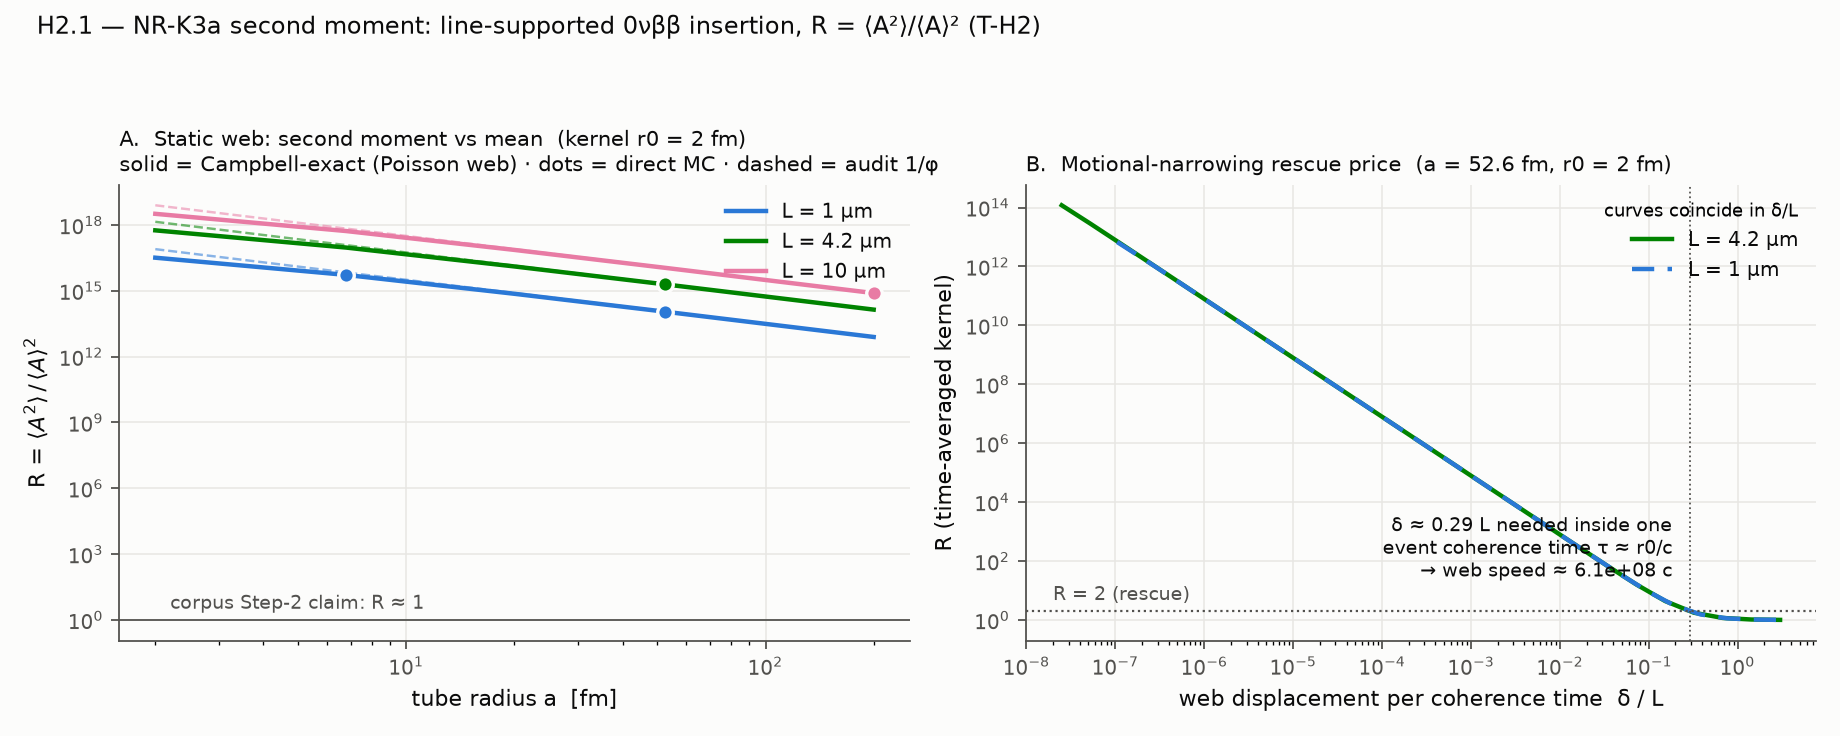

Here is the Python script that generated this plot:
#!/usr/bin/env python3
"""Phase H2.1 figure: (A) R = <A^2>/<A>^2 vs tube radius a across web spacings,
Campbell-exact curves + direct-MC points; (B) motional-narrowing rescue price R(delta/L).
Reads h21_results.json (produced by h21_mc.py)."""

import json
import numpy as np
import matplotlib
matplotlib.use("Agg")
import matplotlib.pyplot as plt

BASE = "/home/user/fork_frankensim/analysis/gum-sandbox/theory-audit"
res = json.load(open(f"{BASE}/h21_results.json"))

# palette (validated reference palette, light mode)
SURFACE = "#fcfcfb"
INK = "#0b0b0b"
INK2 = "#52514e"
C = {1.0: "#2a78d6", 4.2: "#008300", 10.0: "#e87ba4", 1.7: "#eda100"}  # per L_um

grid = res["physical_grid"]
narrow = res["motional_narrowing"]

fig, axes = plt.subplots(1, 2, figsize=(11.5, 4.6), facecolor=SURFACE)
for ax in axes:
    ax.set_facecolor(SURFACE)
    for sp in ("top", "right"):
        ax.spines[sp].set_visible(False)
    for sp in ("left", "bottom"):
        ax.spines[sp].set_color(INK2)
    ax.tick_params(colors=INK2, labelsize=9)
    ax.grid(True, which="major", color="#e8e7e3", lw=0.7)
    ax.set_axisbelow(True)

# ---- panel A: R vs a, r0 = 2 fm ------------------------------------------------
ax = axes[0]
r0_show = 2.0
for L_um in (1.0, 4.2, 10.0):
    rows = sorted([r for r in grid if r["r0_fm"] == r0_show and r["L_um"] == L_um],
                  key=lambda r: r["a_fm"])
    a = np.array([r["a_fm"] for r in rows])
    R = np.array([r["R_campbell"] for r in rows])
    Raud = np.array([r["R_audit_thick"] for r in rows])
    ax.plot(a, R, "-", color=C[L_um], lw=2, zorder=3, label=f"L = {L_um:g} μm")
    ax.plot(a, Raud, "--", color=C[L_um], lw=1.1, alpha=0.55, zorder=2)
# direct-MC points (any r0/L; plot only r0=2 rows on this panel)
for r in grid:
    if "mc_physical" in r and r["r0_fm"] == r0_show:
        mc = r["mc_physical"]
        ax.errorbar(r["a_fm"], mc["R"], yerr=mc["R_se"], fmt="o", ms=7,
                    mfc=C[r["L_um"]], mec=SURFACE, mew=1.5, ecolor=INK2,
                    capsize=3, zorder=4)
ax.set_xscale("log")
ax.set_yscale("log")
ax.set_xlabel("tube radius a  [fm]", color=INK, fontsize=10)
ax.set_ylabel(r"R = $\langle A^2\rangle\,/\,\langle A\rangle^2$", color=INK, fontsize=10)
ax.set_title("A.  Static web: second moment vs mean  (kernel r0 = 2 fm)\n"
             "solid = Campbell-exact (Poisson web) · dots = direct MC · dashed = audit 1/φ",
             loc="left", fontsize=9.5, color=INK)
ax.axhline(1.0, color=INK2, lw=0.8)
ax.annotate("corpus Step-2 claim: R ≈ 1", xy=(2.2, 1.0), xytext=(0, 5),
            textcoords="offset points", fontsize=8.5, color=INK2)
leg = ax.legend(loc="upper right", frameon=False, fontsize=9, labelcolor=INK)

# ---- panel B: motional narrowing ------------------------------------------------
ax = axes[1]
for entry in narrow:
    key = (entry["a_fm"], entry["r0_fm"], entry["L_um"])
    if key not in [(52.6, 2.0, 4.2), (52.6, 2.0, 1.0)]:
        continue
    x = np.array([c["delta_over_L"] for c in entry["curve"]])
    R = np.array([c["R"] for c in entry["curve"]])
    col = C[entry["L_um"]]
    ls = "-" if entry["L_um"] == 4.2 else (0, (5, 3))
    ax.plot(x, R, ls=ls, color=col, lw=2, label=f"L = {entry['L_um']:g} μm")
ax.legend(loc="upper right", frameon=False, fontsize=9, labelcolor=INK,
          title="curves coincide in δ/L", title_fontsize=8, alignment="right")
ax.axhline(2.0, color=INK2, lw=1.0, ls=":")
ax.annotate("R = 2 (rescue)", xy=(2e-8, 2.0), xytext=(0, 5),
            textcoords="offset points", fontsize=8.5, color=INK2)
e = [n for n in narrow if (n["a_fm"], n["r0_fm"], n["L_um"]) == (52.6, 2.0, 4.2)][0]
d2 = e["delta_over_L_at_R2"]
if d2:
    ax.axvline(d2, color=INK2, lw=0.8, ls=":")
    ax.annotate(f"δ ≈ {d2:.2f} L needed inside one\nevent coherence time τ ≈ r0/c\n→ web speed ≈ "
                f"{e['required_speed_over_c_at_R2']:.1e} c",
                xy=(d2, 30), xytext=(-8, 0), textcoords="offset points",
                ha="right", fontsize=8.5, color=INK)
ax.set_xscale("log")
ax.set_yscale("log")
ax.set_xlabel("web displacement per coherence time  δ / L", color=INK, fontsize=10)
ax.set_ylabel("R (time-averaged kernel)", color=INK, fontsize=10)
ax.set_title("B.  Motional-narrowing rescue price  (a = 52.6 fm, r0 = 2 fm)",
             loc="left", fontsize=9.5, color=INK)

fig.suptitle("H2.1 — NR-K3a second moment: line-supported 0νββ insertion, "
             "R = ⟨A²⟩/⟨A⟩² (T-H2)", fontsize=11, color=INK, x=0.02, ha="left")
fig.tight_layout(rect=(0, 0, 1, 0.93))
fig.savefig(f"{BASE}/h21_fig.png", dpi=160, facecolor=SURFACE)
print("wrote h21_fig.png")
